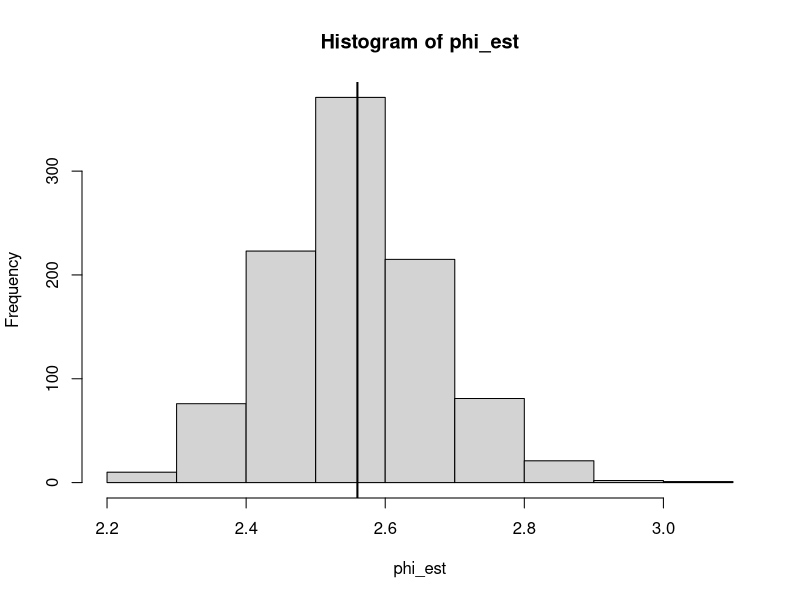
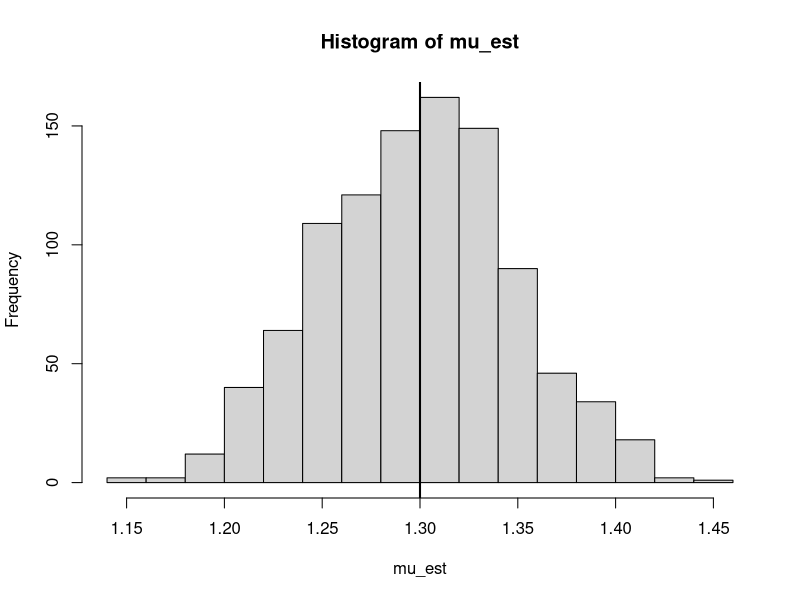
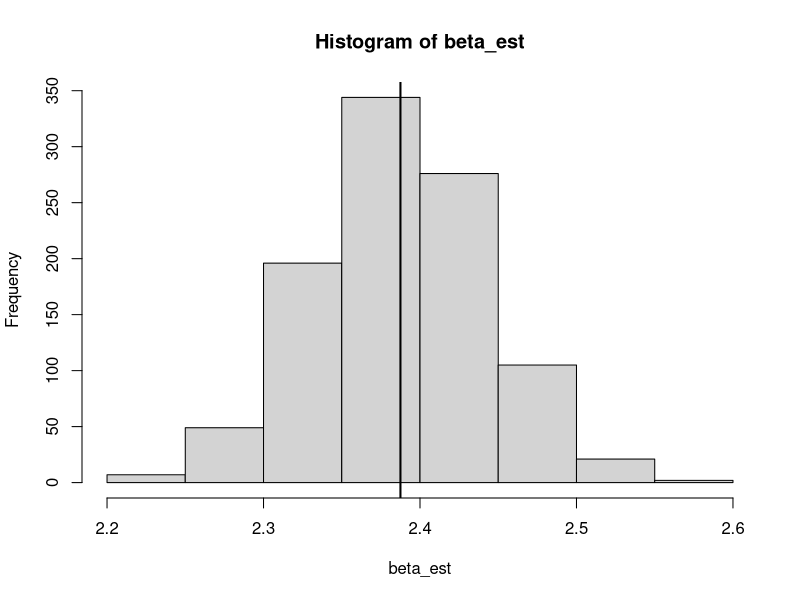
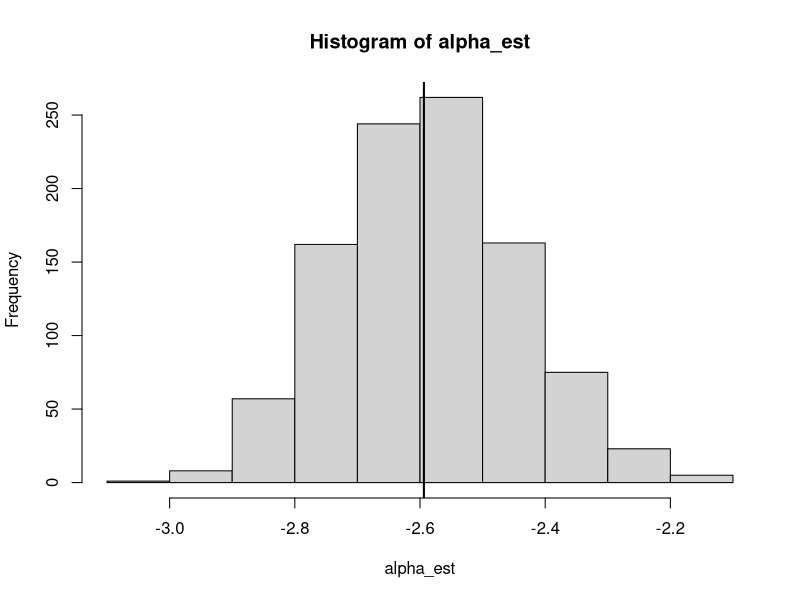
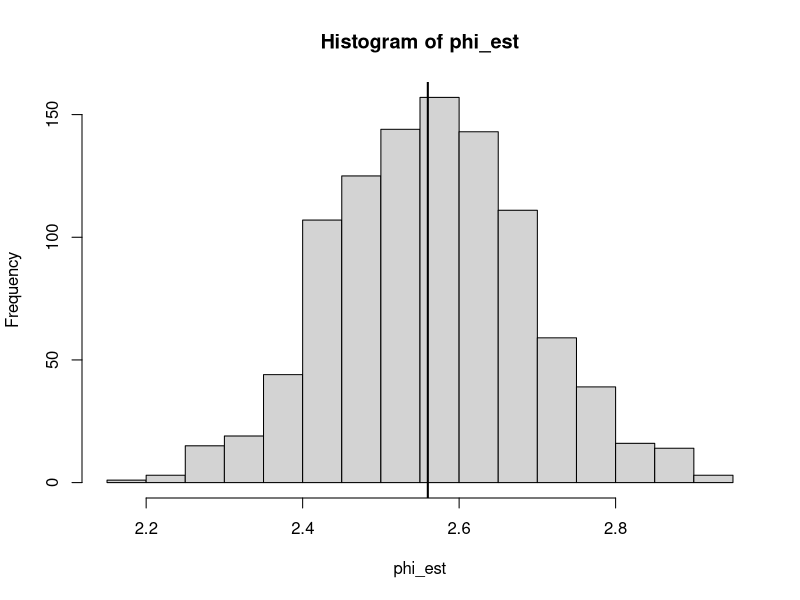
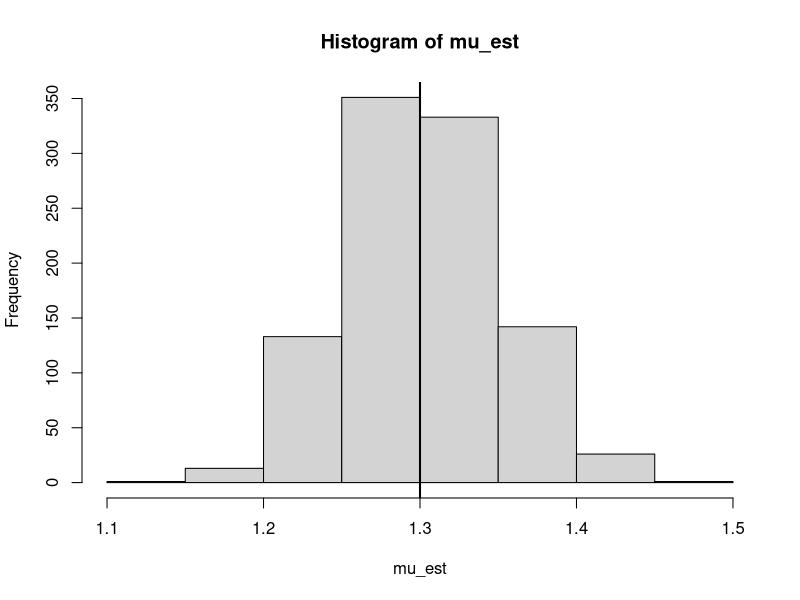
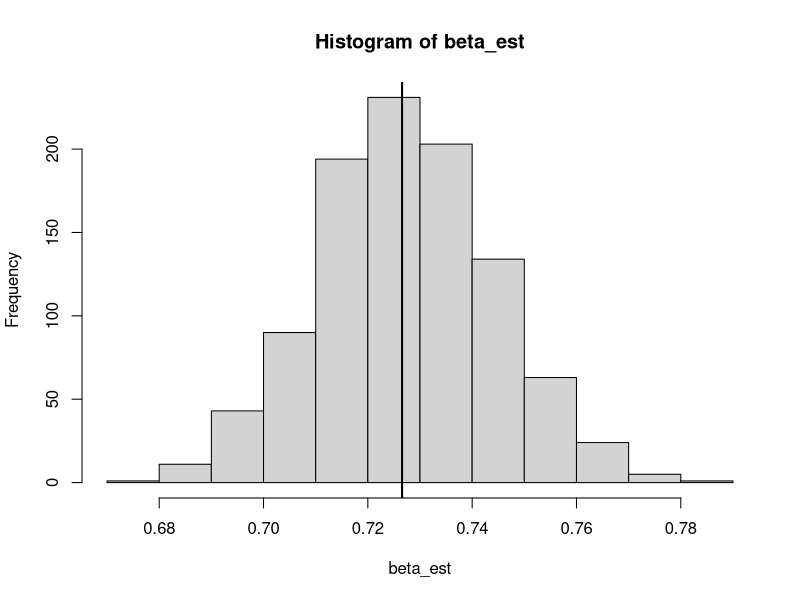
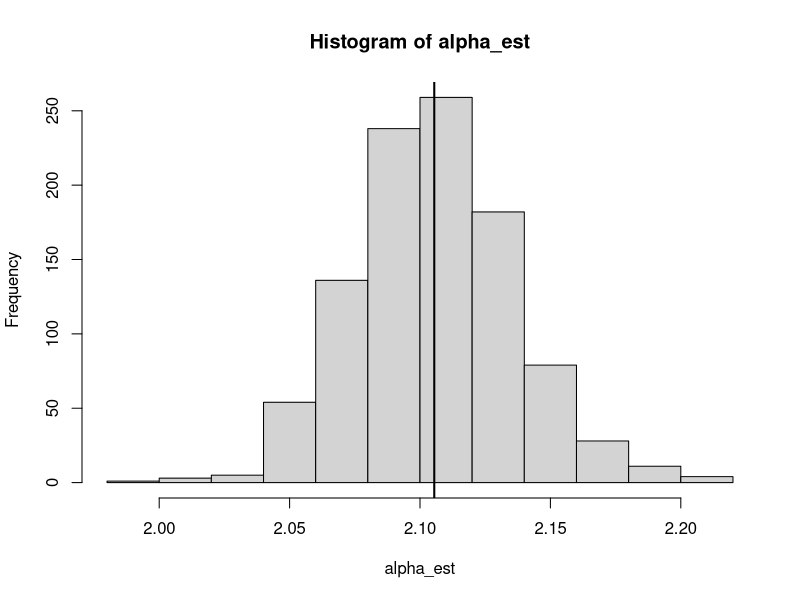

R code for these plots, in order:
# SCALAR VIOLATION
n = 1000
nsim = 1000
alpha_bias = alpha_est = numeric(nsim)
beta_bias  = beta_est = numeric(nsim)
phi_est = numeric(nsim)
mu_est = numeric(nsim)
p = 0.6
tau = c(-4, 5)
lam = c(0.7, 0.7)

# eta parameters
mu = c(0.5, 2.5)
phi = c(1, 2.5)

for(j in 1:nsim){
  G = rbinom(n, 1, p)
  G[G == 0] = 2 # for more efficient coding
  eta = sapply(G, function(l) rnorm(1, mu[l], sqrt(phi[l])))
  Y = tau[G] + lam[G]*eta + rnorm(n, 0, 0.25)
  #plot(Y~eta, col = G)
  
  fit = lm(Y ~ eta)
  alpha_est[j] = coef(fit)[1]
  beta_est[j] = coef(fit)[2]
  phi_est[j] = var(eta)
  mu_est[j] = mean(eta)
}

# pooled variance
mean(phi_est)
(phi_true = p * (phi[1] + (1-p) * mu[1]^2) + 
    (1-p) * (phi[2] + p * mu[2]^2) -
    2 * p * (1-p) * mu[1] * mu[2])
hist(phi_est)
abline(v = phi_true, lwd = 2)

# pooled latent mean
mean(mu_est)
(mu_true = p*mu[1] + (1-p) * mu[2])
hist(mu_est)
abline(v = mu_true, lwd = 2)

# pooled beta
mean(beta_est)
(beta_true = p * (tau[1] * (mu[1] * (1-p) + mu[2] * (p-1)) +
                    tau[2] * (mu[1] * (p-1) + mu[2] * (1-p)))/phi_true + lam[1])
(beta_true = p * (1-p) * (tau[1] - tau[2]) * (mu[1] - mu[2])/phi_true + lam[1])
hist(beta_est)
abline(v = beta_true, lwd = 2)

# pooled alpha
mean(alpha_est)
(alpha_true = (p * tau[1] + (1-p) * tau[2]) + lam[1]*mu_true - beta_true * mu_true)
hist(alpha_est)
abline(v = alpha_true, lwd = 2)


# METRIC VIOLATION
n = 1000
nsim = 1000
alpha_bias = alpha_est = numeric(nsim)
beta_bias  = beta_est = numeric(nsim)
phi_est = numeric(nsim)
mu_est = numeric(nsim)
p = 0.6
tau = c(2, 2)
lam = c(1.5, 0.6)

# eta parameters
mu = c(0.5, 2.5)
phi = c(1, 2.5)

for(j in 1:nsim){
  G = rbinom(n, 1, p)
  G[G == 0] = 2 # for more efficient coding
  eta = sapply(G, function(l) rnorm(1, mu[l], sqrt(phi[l])))
  Y = tau[G] + lam[G]*eta + rnorm(n, 0, 0.25)
  #plot(Y~eta, col = G)
  
  fit = lm(Y ~ eta)
  alpha_est[j] = coef(fit)[1]
  beta_est[j] = coef(fit)[2]
  phi_est[j] = var(eta)
  mu_est[j] = mean(eta)
}

# pooled variance
mean(phi_est)
(phi_true = p * (phi[1] + (1-p) * mu[1]^2) + 
    (1-p) * (phi[2] + p * mu[2]^2) -
    2 * p * (1-p) * mu[1] * mu[2])
hist(phi_est)
abline(v = phi_true, lwd = 2)

# pooled latent mean
mean(mu_est)
(mu_true = p*mu[1] + (1-p) * mu[2])
hist(mu_est)
abline(v = mu_true, lwd = 2)

# pooled beta
mean(beta_est)
(beta_true = (lam[1] * p * (phi[1] + (1 - p) * mu[1]^2 + (p-1)*mu[1]*mu[2]) +
             lam[2] * ((1-p) * (phi[2] + p * mu[2]^2) + (p-1)*p*mu[1]*mu[2]))/phi_true)
hist(beta_est)
abline(v = beta_true, lwd = 2)

# pooled alpha
mean(alpha_est)
(alpha_true = tau[1] + p * lam[1] * mu[1] + (1-p) * lam[2]*mu[2] - beta_true * mu_true)
hist(alpha_est)
abline(v = alpha_true, lwd = 2)





# SIMULTANEOUS VIOLATION
n = 1000
nsim = 1000
alpha_bias = alpha_est = numeric(nsim)
beta_bias  = beta_est = numeric(nsim)
phi_est = numeric(nsim)
mu_est = numeric(nsim)
p = 0.6
tau = c(1, 2.45)
lam = c(1.5, 0.6)

# eta parameters
mu = c(0.5, 2.5)
phi = c(1, 2.5)

for(j in 1:nsim){
  G = rbinom(n, 1, p)
  G[G == 0] = 2 # for more efficient coding
  eta = sapply(G, function(l) rnorm(1, mu[l], sqrt(phi[l])))
  Y = tau[G] + lam[G]*eta + rnorm(n, 0, 0.25)
  #plot(Y~eta, col = G)
  
  fit = lm(Y ~ eta)
  alpha_est[j] = coef(fit)[1]
  beta_est[j] = coef(fit)[2]
  phi_est[j] = var(eta)
  mu_est[j] = mean(eta)
}

# pooled variance
mean(phi_est)
(phi_true = p * (phi[1] + (1-p) * mu[1]^2) + 
    (1-p) * (phi[2] + p * mu[2]^2) -
    2 * p * (1-p) * mu[1] * mu[2])
hist(phi_est)
abline(v = phi_true, lwd = 2)

# pooled latent mean
mean(mu_est)
(mu_true = p*mu[1] + (1-p) * mu[2])
hist(mu_est)
abline(v = mu_true, lwd = 2)

# pooled beta
mean(beta_est)
(beta_true = (p*(1-p)*(tau[1] * (mu[1] - mu[2]) + 
          tau[2] * (mu[2] - mu[1])) +
 lam[1] * p * (phi[1] + (1-p) * mu[1]^2 + mu[1]*mu[2] * (p-1)) +
 lam[2] * ((1-p) * (phi[2] + p * mu[2]^2) + mu[1]*mu[2]*p*(p-1)))/phi_true)
hist(beta_est)
abline(v = beta_true, lwd = 2)

# pooled alpha
mean(alpha_est)
(alpha_true = p*tau[1] + (1-p)*tau[2] + p*lam[1]*mu[1] + (1-p)*lam[2]*mu[2] - beta_true * mu_true)
hist(alpha_est)
abline(v = alpha_true, lwd = 2)

